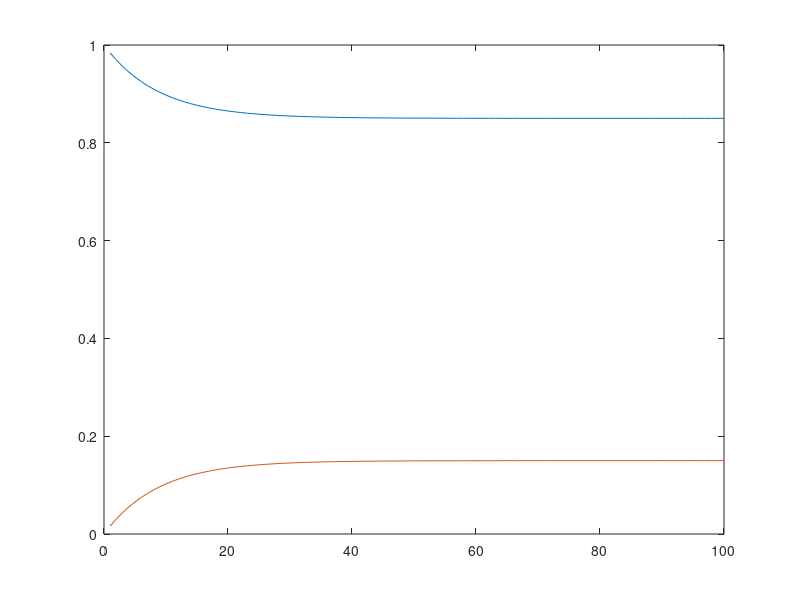

Source code (MATLAB): (Note: this script raises an error after producing the figure.)
%MATH 467 FINAL PROJECT PART 1 (v2.0)
%Analytical Solution
clear all

%% 2D w/ transform

a = .91347;
b = .04793;
q = 4;
r = 2;


Q = zeros(200,200);
[Q(1:100,1:100)] = q*eye(100);
[Q(101:200,101:200)] = r*eye(100);

%Assemble A in parts
A_left = eye(100);
for i = 1:99
    A_left(i+1,i) = -a;
end
A_right = eye(100)*-b;
A = horzcat(A_left,A_right);

B = zeros(100,1);
B(1) = a*.15;

%Z_star
Z_star = (Q^-1)*A'*((A*(Q^-1)*A')^-1)*B;


digits = [1:100];
Z_1 = Z_star(1:100);
X_1 = Z_1 +.85;
Y_1 = 1-X_1;
plot(digits,X_1,digits,Y_1)

U_1 = Z_star(101:end);

fjvalue(Z_star) %=0.1973
